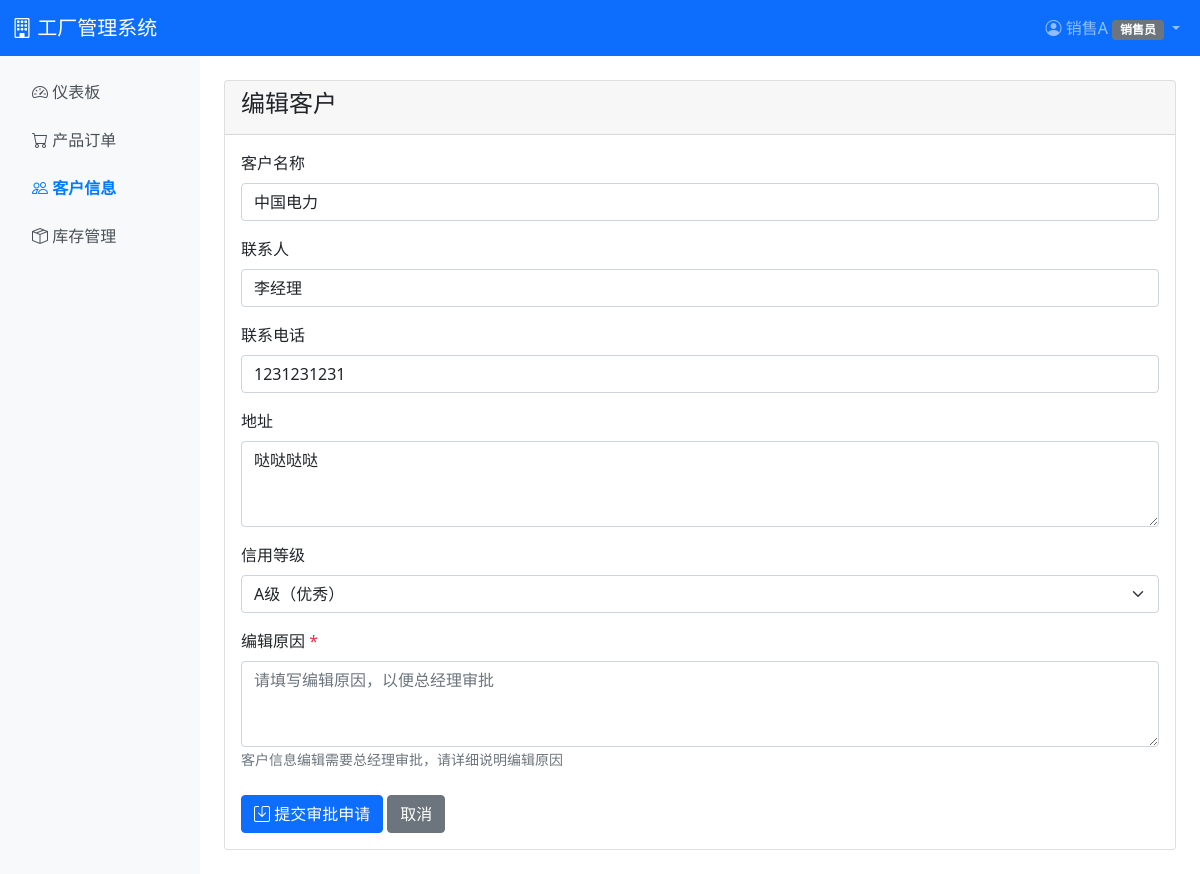
The page /inventory/customers/8/edit/ (signed in) on the database as committed earlier.
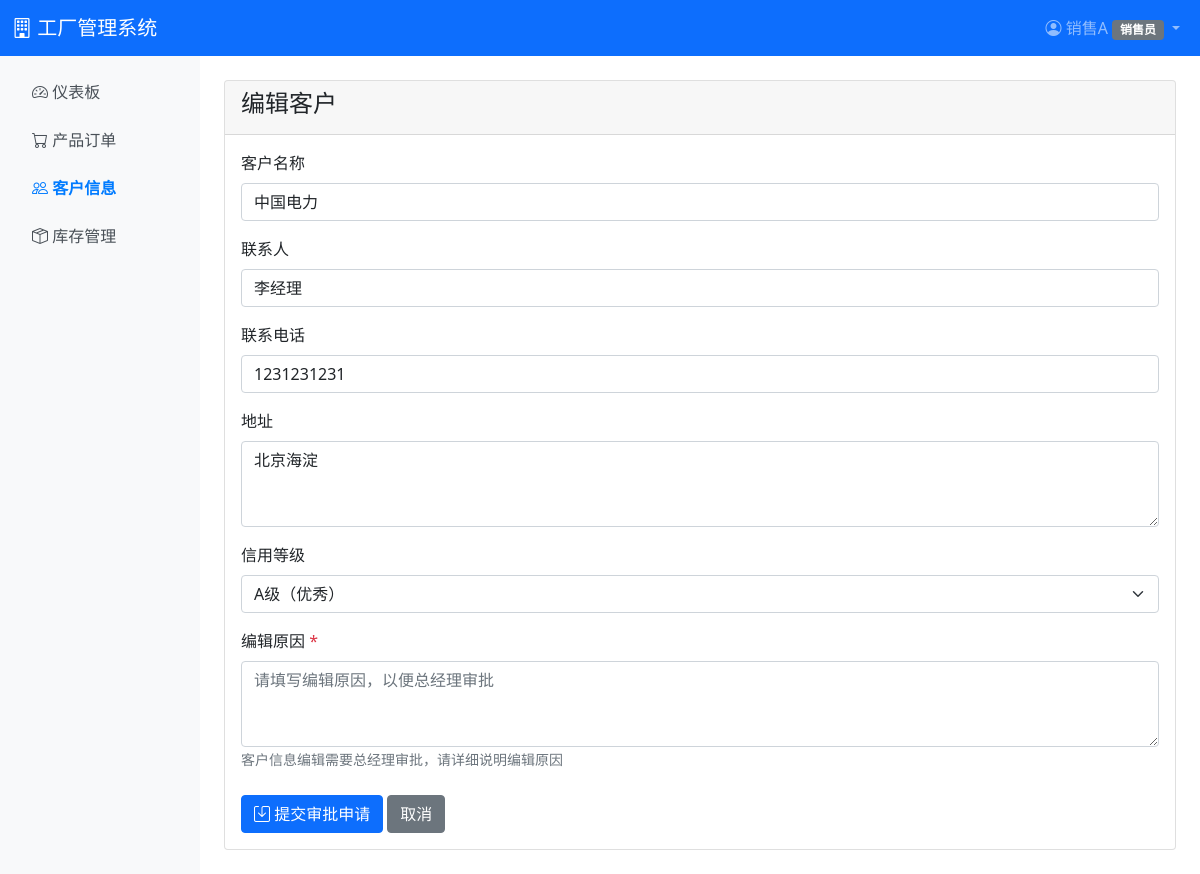
The same page on the database as committed later.
### inventory/models.py (models this page shows, shortened)
class Customer(models.Model):
    CREDIT_LEVEL_CHOICES = [
        ('A', 'A级（优秀）'),
        ('B', 'B级（良好）'),
        ('C', 'C级（一般）'),
        ('D', 'D级（较差）'),
    ]
    EDIT_STATUS_CHOICES = [
        ('none', '无编辑申请'),
        ('pending', '待审批'),
        ('approved', '已审批'),
        ('rejected', '已拒绝'),
    ]
    DELETE_STATUS_CHOICES = [
        ('none', '无删除申请'),
        ('pending', '待审批'),
        ('approved', '已审批'),
        ('rejected', '已拒绝'),
    ]
    name = models.CharField(max_length=200, unique=True, verbose_name='客户名称')
    contact_person = models.CharField(max_length=100, verbose_name='联系人')
    phone = models.CharField(max_length=20, verbose_name='联系电话')
    address = models.TextField(verbose_name='地址')
    credit_level = models.CharField(max_length=1, choices=CREDIT_LEVEL_CHOICES, default='C', verbose_name='信用等级')
    created_by = models.ForeignKey('auth.User', on_delete=models.SET_NULL, null=True, blank=True, related_name='created_customers', verbose_name='负责人')
    created_at = models.DateTimeField(auto_now_add=True, verbose_name='创建时间')
    updated_at = models.DateTimeField(auto_now=True, verbose_name='更新时间')
    edit_status = models.CharField(max_length=20, choices=EDIT_STATUS_CHOICES, default='none', verbose_name='编辑审批状态')
    edit_pending_data = models.TextField(blank=True, verbose_name='待审批编辑数据')  # JSON格式存储待审批的数据
    edit_reason = models.TextField(blank=True, verbose_name='编辑原因')
    edit_requested_by = models.ForeignKey('auth.User', on_delete=models.SET_NULL, null=True, blank=True, related_name='customer_edit_requests', verbose_name='编辑申请人')
    edit_requested_at = models.DateTimeField(null=True, blank=True, verbose_name='编辑申请时间')
    edit_approved_by = models.ForeignKey('auth.User', on_delete=models.SET_NULL, null=True, blank=True, related_name='approved_customer_edits', verbose_name='编辑审批人')
    edit_approved_at = models.DateTimeField(null=True, blank=True, verbose_name='编辑审批时间')
    edit_reject_reason = models.TextField(blank=True, verbose_name='编辑拒绝原因')
    delete_status = models.CharField(max_length=20, choices=DELETE_STATUS_CHOICES, default='none', verbose_name='删除审批状态')
    delete_reason = models.TextField(blank=True, verbose_name='删除原因')
    delete_requested_by = models.ForeignKey('auth.User', on_delete=models.SET_NULL, null=True, blank=True, related_name='customer_delete_requests', verbose_name='删除申请人')
    delete_requested_at = models.DateTimeField(null=True, blank=True, verbose_name='删除申请时间')
    delete_approved_by = models.ForeignKey('auth.User', on_delete=models.SET_NULL, null=True, blank=True, related_name='approved_customer_deletes', verbose_name='删除审批人')
    delete_approved_at = models.DateTimeField(null=True, blank=True, verbose_name='删除审批时间')
    delete_reject_reason = models.TextField(blank=True, verbose_name='删除拒绝原因')
    class Meta:
        verbose_name = '客户'
        verbose_name_plural = '客户'
        ordering = ['-created_at']

### inventory/views.py (the view)
# urls.py: path('customers/<int:pk>/edit/', views.customer_edit, name='customer_edit'),
@login_required
@role_or_permission_required('sales', 'sales_mgr', 'ceo', permission_code='inventory.customer.edit')
def customer_edit(request, pk):
    from .forms import CustomerForm
    import json
    customer = get_object_or_404(Customer, pk=pk)
    if request.user.profile.role == 'sales' and not request.user.profile.has_permission('inventory.customer.manage'):
        if customer.created_by != request.user:
            messages.error(request, '您只能编辑自己负责的客户')
            return redirect('inventory:customer_list')
    if customer.edit_status == 'pending':
        messages.warning(request, '该客户已有待审批的编辑申请，请等待审批完成')
        return redirect('inventory:customer_list')
    if request.method == 'POST':
        form = CustomerForm(request.POST, instance=customer)
        edit_reason = request.POST.get('edit_reason', '').strip()
        if form.is_valid():
            if not edit_reason:
                messages.error(request, '请填写编辑原因')
                return render(request, 'inventory/customer_form.html', {
                    'form': form,
                    'title': '编辑客户',
                    'customer': customer,
                    'is_edit_request': True
                })
            pending_data = {
                'name': form.cleaned_data['name'],
                'contact_person': form.cleaned_data['contact_person'],
                'phone': form.cleaned_data['phone'],
                'address': form.cleaned_data['address'],
                'credit_level': form.cleaned_data['credit_level'],
            }
            with transaction.atomic():
                customer.edit_status = 'pending'
                customer.edit_pending_data = json.dumps(pending_data, ensure_ascii=False)
                customer.edit_reason = edit_reason
                customer.edit_requested_by = request.user
                customer.edit_requested_at = timezone.now()
                customer.save()
            messages.success(request, f'客户 {customer.name} 的编辑申请已提交，等待总经理审批')
            return redirect('inventory:customer_list')
    else:
        form = CustomerForm(instance=customer)
    return render(request, 'inventory/customer_form.html', {
        'form': form,
        'title': '编辑客户',
        'customer': customer,
        'is_edit_request': True
    })

### inventory/forms.py
class CustomerForm(forms.ModelForm):
    class Meta:
        model = Customer
        fields = ['name', 'contact_person', 'phone', 'address', 'credit_level']
        widgets = {
            'name': forms.TextInput(attrs={'class': 'form-control'}),
            'contact_person': forms.TextInput(attrs={'class': 'form-control'}),
            'phone': forms.TextInput(attrs={'class': 'form-control'}),
            'address': forms.Textarea(attrs={'class': 'form-control', 'rows': 3}),
            'credit_level': forms.Select(attrs={'class': 'form-select'}),
        }
        labels = {
            'name': '客户名称',
            'contact_person': '联系人',
            'phone': '联系电话',
            'address': '地址',
            'credit_level': '信用等级',
        }

### accounts/models.py (called while the page is built)
    def has_permission(self, permission_code):
        if self.role == 'ceo':
            return True
        role_permissions = self.get_role_default_permissions()
        if permission_code in role_permissions:
            return True
        return self.permissions.filter(code=permission_code).exists()

### templates/inventory/customer_form.html (shortened to what this page needs)
{% extends 'base.html' %}
{% block content %}
<div class="card">
    <div class="card-header">
        <h4>{{ title }}</h4>
    </div>
    <div class="card-body">
        <form method="post">
            <div class="mb-3">
                <label class="form-label">{{ form.name.label }}</label>
                {{ form.name }}
            </div>
            <div class="mb-3">
                <label class="form-label">{{ form.contact_person.label }}</label>
                {{ form.contact_person }}
            </div>
            <div class="mb-3">
                <label class="form-label">{{ form.phone.label }}</label>
                {{ form.phone }}
            </div>
            <div class="mb-3">
                <label class="form-label">{{ form.address.label }}</label>
                {{ form.address }}
            </div>
            <div class="mb-3">
                <label class="form-label">{{ form.credit_level.label }}</label>
                {{ form.credit_level }}
            </div>
            {% if is_edit_request %}
            <div class="mb-3">
                <label class="form-label">编辑原因 <span class="text-danger">*</span></label>
                <textarea class="form-control" name="edit_reason" rows="3" required placeholder="请填写编辑原因，以便总经理审批"></textarea>
                <small class="text-muted">客户信息编辑需要总经理审批，请详细说明编辑原因</small>
            </div>
            {% endif %}
            <div class="mt-4">
                <button type="submit" class="btn btn-primary">
                    <i class="bi bi-save"></i> {% if is_edit_request %}提交审批申请{% else %}保存{% endif %}
                </button>
                <a href="{% url 'inventory:customer_list' %}" class="btn btn-secondary">取消</a>
            </div>
        </form>
    </div>
</div>
{% endblock %}

Rows that differ between the two databases and show on the page:
changed Customer "中国电力": address "哒哒哒哒" → "北京海淀"
